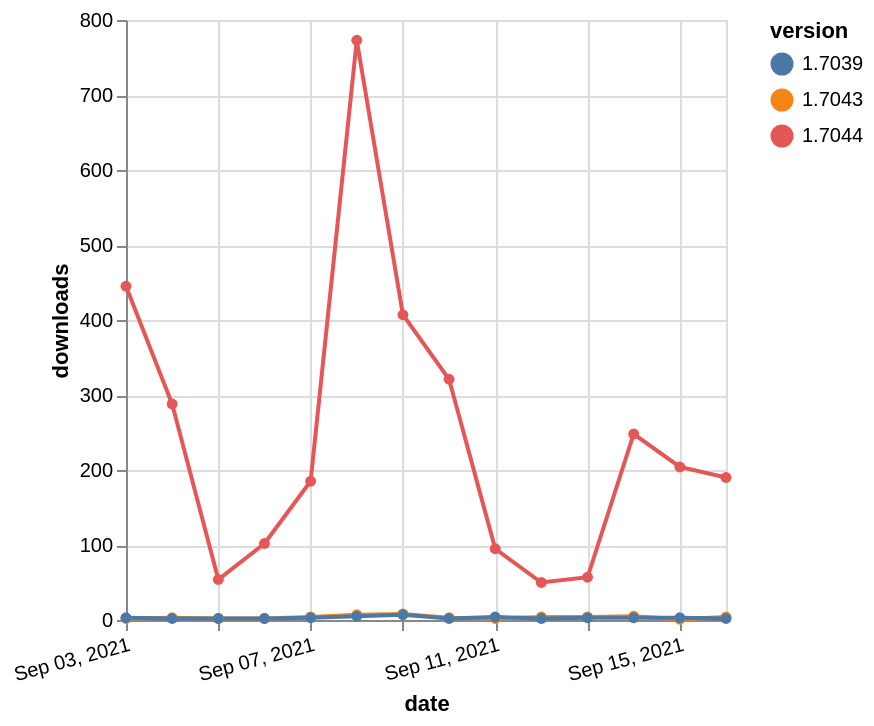

Describe this chart as a Vega-Lite specification.
### Vega-Lite specification from a JSON file in a GitHub repository (floating-point values rounded to 4 significant figures)
{"$schema": "https://vega.github.io/schema/vega-lite/v5.json", "description": "A simple bar chart with embedded data.", "data": {"values": [{"date": "2021-09-03", "total": 25428, "delta": 2, "version": "1.7043"}, {"date": "2021-09-04", "total": 25431, "delta": 3, "version": "1.7043"}, {"date": "2021-09-05", "total": 25433, "delta": 2, "version": "1.7043"}, {"date": "2021-09-06", "total": 25435, "delta": 2, "version": "1.7043"}, {"date": "2021-09-07", "total": 25439, "delta": 4, "version": "1.7043"}, {"date": "2021-09-08", "total": 25446, "delta": 7, "version": "1.7043"}, {"date": "2021-09-09", "total": 25454, "delta": 8, "version": "1.7043"}, {"date": "2021-09-10", "total": 25457, "delta": 3, "version": "1.7043"}, {"date": "2021-09-11", "total": 25459, "delta": 2, "version": "1.7043"}, {"date": "2021-09-12", "total": 25463, "delta": 4, "version": "1.7043"}, {"date": "2021-09-13", "total": 25467, "delta": 4, "version": "1.7043"}, {"date": "2021-09-14", "total": 25472, "delta": 5, "version": "1.7043"}, {"date": "2021-09-15", "total": 25473, "delta": 1, "version": "1.7043"}, {"date": "2021-09-16", "total": 25477, "delta": 4, "version": "1.7043"}, {"date": "2021-09-03", "total": 26585, "delta": 3, "version": "1.7039"}, {"date": "2021-09-04", "total": 26587, "delta": 2, "version": "1.7039"}, {"date": "2021-09-05", "total": 26589, "delta": 2, "version": "1.7039"}, {"date": "2021-09-06", "total": 26591, "delta": 2, "version": "1.7039"}, {"date": "2021-09-07", "total": 26594, "delta": 3, "version": "1.7039"}, {"date": "2021-09-08", "total": 26599, "delta": 5, "version": "1.7039"}, {"date": "2021-09-09", "total": 26606, "delta": 7, "version": "1.7039"}, {"date": "2021-09-10", "total": 26608, "delta": 2, "version": "1.7039"}, {"date": "2021-09-11", "total": 26612, "delta": 4, "version": "1.7039"}, {"date": "2021-09-12", "total": 26614, "delta": 2, "version": "1.7039"}, {"date": "2021-09-13", "total": 26617, "delta": 3, "version": "1.7039"}, {"date": "2021-09-14", "total": 26620, "delta": 3, "version": "1.7039"}, {"date": "2021-09-15", "total": 26623, "delta": 3, "version": "1.7039"}, {"date": "2021-09-16", "total": 26625, "delta": 2, "version": "1.7039"}, {"date": "2021-09-03", "total": 182875, "delta": 445, "version": "1.7044"}, {"date": "2021-09-04", "total": 183163, "delta": 288, "version": "1.7044"}, {"date": "2021-09-05", "total": 183217, "delta": 54, "version": "1.7044"}, {"date": "2021-09-06", "total": 183319, "delta": 102, "version": "1.7044"}, {"date": "2021-09-07", "total": 183504, "delta": 185, "version": "1.7044"}, {"date": "2021-09-08", "total": 184277, "delta": 773, "version": "1.7044"}, {"date": "2021-09-09", "total": 184684, "delta": 407, "version": "1.7044"}, {"date": "2021-09-10", "total": 185005, "delta": 321, "version": "1.7044"}, {"date": "2021-09-11", "total": 185100, "delta": 95, "version": "1.7044"}, {"date": "2021-09-12", "total": 185150, "delta": 50, "version": "1.7044"}, {"date": "2021-09-13", "total": 185207, "delta": 57, "version": "1.7044"}, {"date": "2021-09-14", "total": 185455, "delta": 248, "version": "1.7044"}, {"date": "2021-09-15", "total": 185659, "delta": 204, "version": "1.7044"}, {"date": "2021-09-16", "total": 185849, "delta": 190, "version": "1.7044"}]}, "width": "container", "mark": {"type": "line", "point": {"filled": true}}, "encoding": {"x": {"field": "date", "type": "temporal", "timeUnit": "yearmonthdate", "title": "date", "axis": {"labelAngle": -15}}, "y": {"field": "delta", "type": "quantitative", "title": "downloads"}, "color": {"field": "version", "type": "nominal"}, "tooltip": {"field": "delta"}}}
